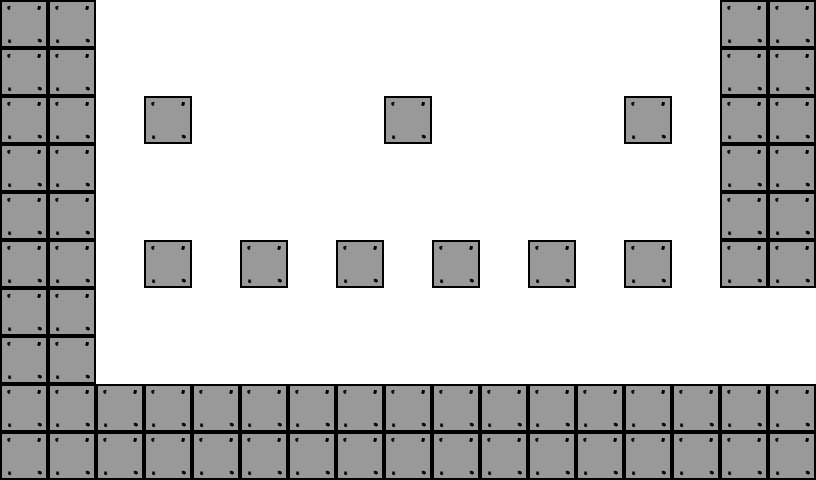

The image is a tile-based game level rendered from a .tmx file. Its description and source (layers, tilesets, objects; grid data summarised) follow:
An orthogonal 34x20 tile map with 24x24 px tiles, 2 tile layers (BackgroundColor, Platform), 2 hidden layers not drawn and 3 objects.

<map version="1.0" orientation="orthogonal" width="34" height="20" tilewidth="24" tileheight="24">
 <tileset firstgid="1" name="Tile_source" tilewidth="24" tileheight="24">
  <image source="Tile_source.png" width="800" height="480" />
 </tileset>
 <layer name="BackgroundColor" width="34" height="20">
  <data>[680 cells, 680 non-empty, 1 distinct tile ids]</data>
 </layer>
 <layer name="Platform" width="34" height="20">
  <data>[680 cells, 284 non-empty, 4 distinct tile ids]</data>
 </layer>
 <layer name="PlatformDynamic" width="34" height="20" visible="0">
  <data>[680 cells, 80 non-empty, 5 distinct tile ids]</data>
 </layer>
 <layer name="Decoration" width="34" height="20" visible="0">
  <data>[680 cells, 0 non-empty, 0 distinct tile ids]</data>
 </layer>
 <objectgroup name="HardCode" width="34" height="20">
  <object x="720" y="0" width="92" height="286" />
  <object x="1" y="386" width="813" height="90" />
  <object x="3" y="5" width="91" height="377" />
 </objectgroup>
</map>
